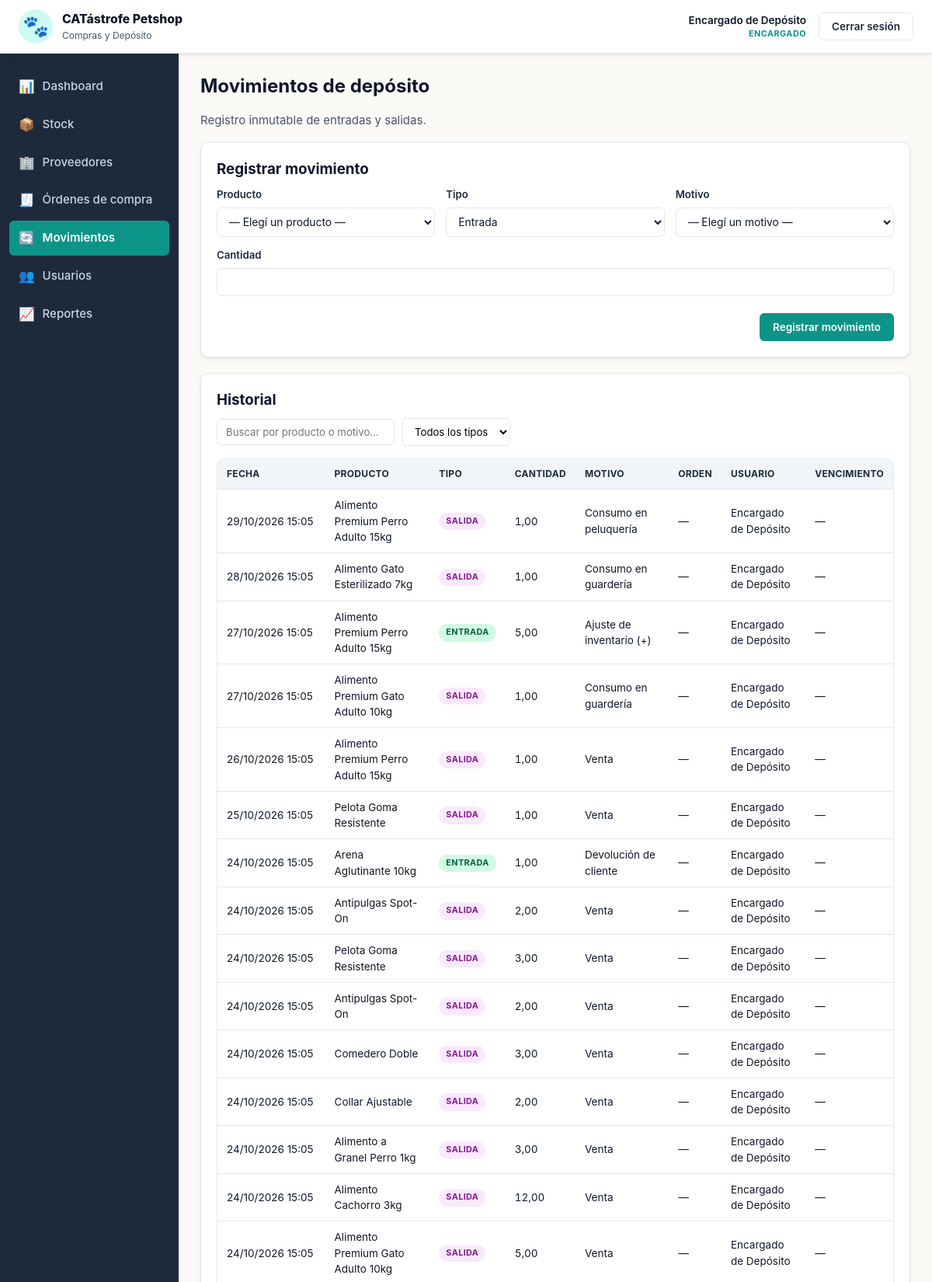
The page /views/movimientos.php (signed in, upper part) on the database its author committed.
### tables this page shows
CREATE TABLE movimientos_deposito (
    id                 INT AUTO_INCREMENT PRIMARY KEY,
    producto_id        INT NOT NULL,
    usuario_id         INT NOT NULL,
    motivo_id          INT NOT NULL,
    orden_id           INT NULL,
    tipo               ENUM('entrada','salida') NOT NULL,
    cantidad           DECIMAL(10,2) NOT NULL,
    fecha_vencimiento  DATE NULL,
    fecha              DATETIME NOT NULL DEFAULT CURRENT_TIMESTAMP,
    CONSTRAINT fk_mov_prod  FOREIGN KEY (producto_id) REFERENCES productos(id)           ON DELETE RESTRICT,
    CONSTRAINT fk_mov_user  FOREIGN KEY (usuario_id)  REFERENCES usuarios(id)            ON DELETE RESTRICT,
    CONSTRAINT fk_mov_mot   FOREIGN KEY (motivo_id)   REFERENCES motivos_movimiento(id)  ON DELETE RESTRICT,
    CONSTRAINT fk_mov_orden FOREIGN KEY (orden_id)    REFERENCES ordenes_compra(id)      ON DELETE RESTRICT,
    CONSTRAINT chk_mov_cant CHECK (cantidad > 0)
);

CREATE TABLE productos (
    id              INT AUTO_INCREMENT PRIMARY KEY,
    categoria_id    INT NOT NULL,
    proveedor_id    INT NOT NULL,
    nombre          VARCHAR(120) NOT NULL,
    descripcion     TEXT,
    stock_actual    DECIMAL(10,2) NOT NULL DEFAULT 0,
    stock_minimo    DECIMAL(10,2) NOT NULL DEFAULT 0,
    stock_maximo    DECIMAL(10,2) NOT NULL DEFAULT 0,
    unidad_medida   VARCHAR(20) NOT NULL DEFAULT 'unidad',
    activo          TINYINT(1) NOT NULL DEFAULT 1,
    CONSTRAINT fk_prod_cat  FOREIGN KEY (categoria_id) REFERENCES categorias(id) ON DELETE RESTRICT,
    CONSTRAINT fk_prod_prov FOREIGN KEY (proveedor_id) REFERENCES proveedores(id) ON DELETE RESTRICT,
    CONSTRAINT chk_prod_stock_actual CHECK (stock_actual >= 0),
    CONSTRAINT chk_prod_stock_min    CHECK (stock_minimo >= 0),
    CONSTRAINT chk_prod_stock_max    CHECK (stock_maximo >= stock_minimo)
);

CREATE TABLE motivos_movimiento (
    id          INT AUTO_INCREMENT PRIMARY KEY,
    codigo      VARCHAR(40) NOT NULL UNIQUE,
    nombre      VARCHAR(120) NOT NULL,
    tipo        ENUM('entrada','salida') NOT NULL,
    es_sistema  TINYINT(1) NOT NULL DEFAULT 0
);

CREATE TABLE usuarios (
    id              INT AUTO_INCREMENT PRIMARY KEY,
    nombre          VARCHAR(100) NOT NULL,
    usuario         VARCHAR(50)  NOT NULL UNIQUE,
    password_hash   VARCHAR(255) NOT NULL,
    rol             ENUM('encargado','gerencia') NOT NULL DEFAULT 'encargado',
    activo          TINYINT(1) NOT NULL DEFAULT 1,
    fecha_creacion  DATETIME NOT NULL DEFAULT CURRENT_TIMESTAMP
);

### includes/funciones.php (called while the page is built, shortened)
<?php
function e($v): string
{
    return htmlspecialchars((string)$v, ENT_QUOTES, 'UTF-8');
}

### views/movimientos.php (the view, shortened to what this page needs)
<?php
require_once __DIR__ . '/../config/db.php';
require_once __DIR__ . '/../includes/funciones.php';
$es_encargado = ($_SESSION['rol'] ?? '') === 'encargado';
$historial = $pdo->query(
    "SELECT m.*, p.nombre AS producto, u.nombre AS usuario, mo.nombre AS motivo,
            o.id AS orden_ref
     FROM movimientos_deposito m
     JOIN productos p ON p.id = m.producto_id
     JOIN usuarios u  ON u.id = m.usuario_id
     JOIN motivos_movimiento mo ON mo.id = m.motivo_id
     LEFT JOIN ordenes_compra o ON o.id = m.orden_id
     ORDER BY m.fecha DESC, m.id DESC
     LIMIT 200"
)->fetchAll();
require __DIR__ . '/../includes/header.php';
?>
<h1>Movimientos de depósito</h1>
<p class="muted mb-3">Registro inmutable de entradas y salidas.</p>
<?php if ($es_encargado): ?>
<div class="card">
    <h2>Registrar movimiento</h2>
    <form action="<?= BASE_URL ?>api/accion_movimiento.php" method="post" class="form">
        <div class="form-row">
            <label>Producto
                <select name="producto_id" required data-producto-select>
                    <option value="">— Elegí un producto —</option>
                </select>
            </label>
            <label>Tipo
                <select name="tipo" required data-tipo-movimiento>
                    <option value="entrada">Entrada</option>
                </select>
            </label>
            <label>Motivo
                <select name="motivo_id" required data-motivo-select>
                    <option value="">— Elegí un motivo —</option>
                </select>
            </label>
        </div>
        <div class="form-row">
            <label>Cantidad
                <input type="number" name="cantidad" step="0.01" min="0.01" required>
            </label>
        </div>
        <div class="form-actions">
            <button type="submit" class="btn btn-primary">Registrar movimiento</button>
        </div>
    </form>
</div>
<?php endif; ?>
<div class="card">
    <h2>Historial</h2>
    <div data-filtros-container>
        <div class="filters">
            <input type="text" data-filtro="texto" placeholder="Buscar por producto o motivo…">
            <select data-filtro="tipo">
                <option value="">Todos los tipos</option>
            </select>
        </div>
        <div class="table-wrap">
            <table class="table" data-filtro-tabla>
                <thead>
                    <tr>
                        <th>Fecha</th><th>Producto</th><th>Tipo</th>
                        <th class="num">Cantidad</th><th>Motivo</th>
                        <th>Orden</th><th>Usuario</th><th>Vencimiento</th>
                    </tr>
                </thead>
                <tbody>
                <?php foreach ($historial as $mv): ?>
                    <tr data-nombre="<?= e($mv['producto'] . ' ' . $mv['motivo']) ?>" data-tipo="<?= e($mv['tipo']) ?>">
                        <td class="nowrap"><?= e(date('d/m/Y H:i', strtotime($mv['fecha']))) ?></td>
                        <td><?= e($mv['producto']) ?></td>
                        <td><span class="badge badge-<?= e($mv['tipo']) ?>"><?= e($mv['tipo']) ?></span></td>
                        <td class="num"><?= e(number_format((float)$mv['cantidad'], 2, ',', '.')) ?></td>
                        <td><?= e($mv['motivo']) ?></td>
                        <td><?= $mv['orden_ref'] ? '#' . (int)$mv['orden_ref'] : '—' ?></td>
                        <td><?= e($mv['usuario']) ?></td>
                        <td><?= $mv['fecha_vencimiento'] ? e(date('d/m/Y', strtotime($mv['fecha_vencimiento']))) : '—' ?></td>
                    </tr>
                <?php endforeach; ?>
                </tbody>
            </table>
        </div>
    </div>
</div>
<?php
require __DIR__ . '/../includes/footer.php';

### assets/css/style.css (style rules this page uses)
:root { --blanco-calido: #fbfaf7; --gris-suave: #f1f5f9; --gris-borde: #e2e8f0; --gris-texto: #475569; --turquesa-900: #0f766e; --turquesa-700: #0d9488; --turquesa-500: #14b8a6; --turquesa-100: #ccfbf1; --verde-700: #059669; --verde-500: #10b981; --verde-100: #d1fae5; --magenta-700: #a21caf; --magenta-500: #d946ef; --magenta-100: #fae8ff; --azul-900: #0f172a; --azul-800: #1e293b; --azul-700: #334155; --ambar-100: #fef3c7; --ambar-500: #f59e0b; --rojo-100: #fee2e2; --rojo-500: #ef4444; --radio: 10px; --radio-sm: 6px; --sombra: 0 1px 3px rgba(15,23,42,.08), 0 4px 12px rgba(15,23,42,.04); --sombra-lg: 0 8px 30px rgba(15,23,42,.12); --fuente: -apple-system, BlinkMacSystemFont, "Segoe UI", Roboto, "Helvetica Neue", Arial, sans-serif; }
* { box-sizing: border-box; }
html, body { margin: 0; padding: 0; font-family: var(--fuente); background: var(--blanco-calido); color: var(--azul-900); font-size: 15px; line-height: 1.5; }
h1, h2, h3 { margin: 0 0 .5em; color: var(--azul-900); font-weight: 700; }
h1 { font-size: 1.6rem; }
h2 { font-size: 1.25rem; }
.btn { display: inline-flex; align-items: center; justify-content: center; gap: 6px; padding: 9px 16px; border-radius: var(--radio-sm); border: 1px solid transparent; font-family: inherit; font-size: .9rem; font-weight: 600; cursor: pointer; transition: background .15s, color .15s, border-color .15s, transform .05s; text-decoration: none; line-height: 1.2; }
.btn-primary { background: var(--turquesa-700); color: #fff; }
.card { background: #fff; border-radius: var(--radio); border: 1px solid var(--gris-borde); box-shadow: var(--sombra); padding: 20px; margin-bottom: 20px; }
.table-wrap { overflow-x: auto; border-radius: var(--radio); border: 1px solid var(--gris-borde); background: #fff; }
table.table { width: 100%; border-collapse: collapse; font-size: .9rem; }
table.table th, table.table td { padding: 10px 12px; text-align: left; border-bottom: 1px solid var(--gris-borde); vertical-align: middle; }
table.table th { background: var(--gris-suave); font-weight: 700; color: var(--azul-800); font-size: .8rem; text-transform: uppercase; letter-spacing: .3px; }
.num { text-align: right; font-variant-numeric: tabular-nums; }
.badge { display: inline-block; padding: 3px 9px; border-radius: 999px; font-size: .72rem; font-weight: 700; text-transform: uppercase; letter-spacing: .4px; }
.badge-entrada { background: var(--verde-100); color: #065f46; }
.badge-salida { background: var(--magenta-100);color: #86198f; }
.form { display: flex; flex-direction: column; gap: 14px; }
.form-row { display: grid; grid-template-columns: repeat(auto-fit, minmax(180px, 1fr)); gap: 14px; }
.form label { display: flex; flex-direction: column; gap: 6px; font-weight: 600; font-size: .88rem; color: var(--azul-800); }
.form input, .form select, .form textarea { padding: 9px 11px; border: 1px solid var(--gris-borde); border-radius: var(--radio-sm); font-family: inherit; font-size: .92rem; background: #fff; color: var(--azul-900); transition: border-color .15s, box-shadow .15s; }
.form-actions { display: flex; gap: 10px; flex-wrap: wrap; justify-content: flex-end; margin-top: 8px; }
.filters { display: flex; flex-wrap: wrap; gap: 10px; margin-bottom: 16px; align-items: center; }
.filters input[type="text"], .filters input[type="date"], .filters select { padding: 8px 11px; border: 1px solid var(--gris-borde); border-radius: var(--radio-sm); font-family: inherit; font-size: .88rem; background: #fff; }
.filters input[type="text"] { min-width: 220px; }
.muted { color: var(--gris-texto); }
.mb-3 { margin-bottom: 16px; }
.nowrap { white-space: nowrap; }

### rows shown on the page
movimientos_deposito: fecha "29/10/2026 15:05", producto.nombre "Alimento Premium Perro Adulto 15kg", tipo "SALIDA", cantidad "1,00", motivo.nombre "Consumo en peluquería", usuario.nombre "Encargado de Depósito"
movimientos_deposito: fecha "28/10/2026 15:05", producto.nombre "Alimento Gato Esterilizado 7kg", tipo "SALIDA", cantidad "1,00", motivo.nombre "Consumo en guardería", usuario.nombre "Encargado de Depósito"
movimientos_deposito: fecha "27/10/2026 15:05", producto.nombre "Alimento Premium Perro Adulto 15kg", tipo "ENTRADA", cantidad "5,00", motivo.nombre "Ajuste de inventario (+)", usuario.nombre "Encargado de Depósito"
movimientos_deposito: fecha "27/10/2026 15:05", producto.nombre "Alimento Premium Gato Adulto 10kg", tipo "SALIDA", cantidad "1,00", motivo.nombre "Consumo en guardería", usuario.nombre "Encargado de Depósito"
movimientos_deposito: fecha "26/10/2026 15:05", producto.nombre "Alimento Premium Perro Adulto 15kg", tipo "SALIDA", cantidad "1,00", motivo.nombre "Venta", usuario.nombre "Encargado de Depósito"
movimientos_deposito: fecha "25/10/2026 15:05", producto.nombre "Pelota Goma Resistente", tipo "SALIDA", cantidad "1,00", motivo.nombre "Venta", usuario.nombre "Encargado de Depósito"
movimientos_deposito: fecha "24/10/2026 15:05", producto.nombre "Arena Aglutinante 10kg", tipo "ENTRADA", cantidad "1,00", motivo.nombre "Devolución de cliente", usuario.nombre "Encargado de Depósito"
movimientos_deposito: fecha "24/10/2026 15:05", producto.nombre "Antipulgas Spot-On", tipo "SALIDA", cantidad "2,00", motivo.nombre "Venta", usuario.nombre "Encargado de Depósito"
movimientos_deposito: fecha "24/10/2026 15:05", producto.nombre "Pelota Goma Resistente", tipo "SALIDA", cantidad "3,00", motivo.nombre "Venta", usuario.nombre "Encargado de Depósito"
movimientos_deposito: fecha "24/10/2026 15:05", producto.nombre "Antipulgas Spot-On", tipo "SALIDA", cantidad "2,00", motivo.nombre "Venta", usuario.nombre "Encargado de Depósito"
movimientos_deposito: fecha "24/10/2026 15:05", producto.nombre "Comedero Doble", tipo "SALIDA", cantidad "3,00", motivo.nombre "Venta", usuario.nombre "Encargado de Depósito"
movimientos_deposito: fecha "24/10/2026 15:05", producto.nombre "Collar Ajustable", tipo "SALIDA", cantidad "2,00", motivo.nombre "Venta", usuario.nombre "Encargado de Depósito"
movimientos_deposito: fecha "24/10/2026 15:05", producto.nombre "Alimento a Granel Perro 1kg", tipo "SALIDA", cantidad "3,00", motivo.nombre "Venta", usuario.nombre "Encargado de Depósito"
movimientos_deposito: fecha "24/10/2026 15:05", producto.nombre "Alimento Cachorro 3kg", tipo "SALIDA", cantidad "12,00", motivo.nombre "Venta", usuario.nombre "Encargado de Depósito"
movimientos_deposito: fecha "24/10/2026 15:05", producto.nombre "Alimento Premium Gato Adulto 10kg", tipo "SALIDA", cantidad "5,00", motivo.nombre "Venta", usuario.nombre "Encargado de Depósito"

### other values the page prints
$_SESSION['nombre'] "Encargado de Depósito"
$_SESSION['rol'] "ENCARGADO"
$item['icon'] "📊"
$item['label'] "Dashboard"
$item['icon'] "📦"
$item['label'] "Stock"
$item['icon'] "🏢"
$item['label'] "Proveedores"
$item['icon'] "🧾"
$item['label'] "Órdenes de compra"
$item['icon'] "🔄"
$item['label'] "Movimientos"
$item['icon'] "👥"
$item['label'] "Usuarios"
$item['icon'] "📈"
